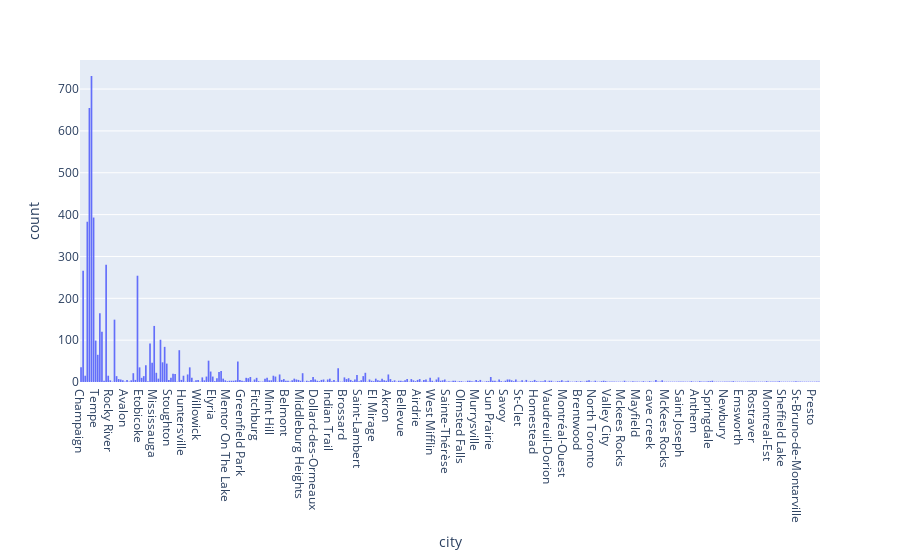

The notebook cell this image was saved under:
### Code cell
import plotly.express as px

fig = px.histogram(df_yelp_business, x="city")
fig.show()

### Figure 1 — Plotly figure (JSON) as saved in the notebook; plotly's stock layout.template omitted (floating-point values rounded to 4 significant figures; data arrays with more than 128 entries replaced by an {"elided": "..."} marker saying what was removed)
{"data": [{"alignmentgroup": "True", "bingroup": "x", "hovertemplate": "city=%{x}<br>count=%{y}<extra></extra>", "legendgroup": "", "marker": {"color": "#636efa", "pattern": {"shape": ""}}, "name": "", "offsetgroup": "", "orientation": "v", "showlegend": false, "x": {"elided": "5748 str values"}, "xaxis": "x", "yaxis": "y", "type": "histogram"}], "layout": {"xaxis": {"anchor": "y", "domain": [0.0, 1.0], "title": {"text": "city"}}, "yaxis": {"anchor": "x", "domain": [0.0, 1.0], "title": {"text": "count"}}, "legend": {"tracegroupgap": 0}, "margin": {"t": 60}, "barmode": "relative"}}
